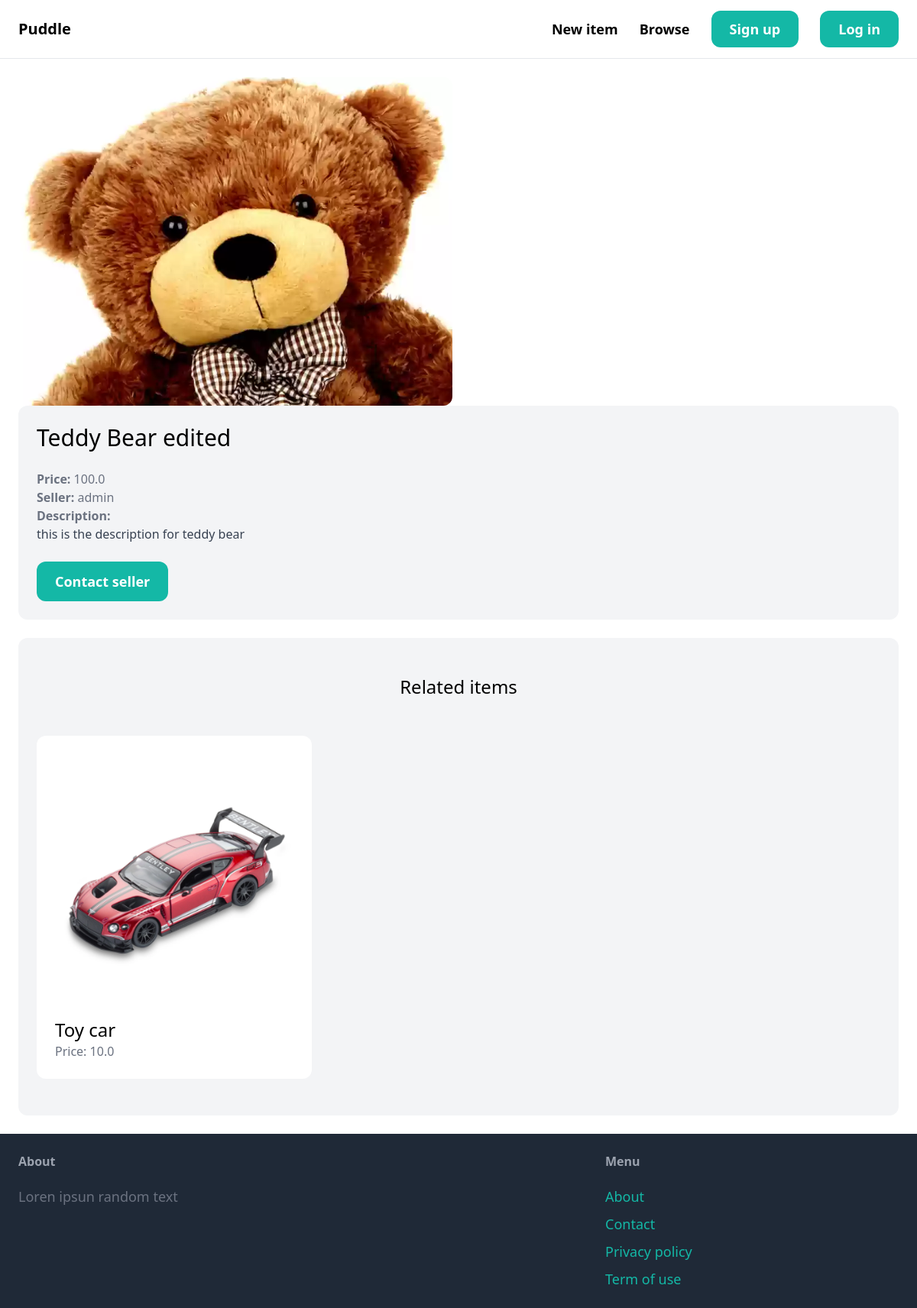
Page /items/1/ on the committed database.
### item/models.py (models this page shows, shortened)
class Item(models.Model):
    category = models.ForeignKey(Category, related_name='items', on_delete=models.CASCADE)
    name = models.CharField(max_length=255)
    description = models.TextField(blank=True, null=True)
    price = models.FloatField()
    image = models.ImageField(upload_to='item_images', blank=True, null=True)
    is_sold = models.BooleanField(default=False)
    created_by = models.ForeignKey(User, related_name='items', on_delete=models.CASCADE)
    created_at = models.DateTimeField(auto_now_add=True)

### item/views.py (the view)
# urls.py: path('<int:pk>/', views.detail, name='detail'),
def detail(request, pk):
    item = get_object_or_404(Item, pk=pk)
    related_items = Item.objects.filter(category=item.category, is_sold=False).exclude(pk=pk)[0:3]
    return render(request, 'item/detail.html',{
        'item': item,
        'related_items': related_items,
    })

### item/templates/item/detail.html (shortened to what this page needs)
{% extends 'core/base.html' %}
{% block content %}
    <div class="grid grid-cols-5 gap-6">
        <div class="col-span-3">
            <img src="{{ item.image.url }}" class="rounded-xl">
        </div>
    </div>
    <div class="col-span-2 p-6 bg-gray-100 rounded-xl">
        <h1 class="mb-6 text-3xl">{{ item.name }}</h1>
        <p class="text-gray-500"><strong>Price: </strong>{{ item.price }}</p>
        <p class="text-gray-500"><strong>Seller: </strong>{{ item.created_by }}</p>
        {% if item.description %}
        <p class="text-gray-700">
            <strong class="text-gray-500">Description:</strong><br>
            {{item.description}}
        </p>
        {% endif %}
        {% if request.user == item.created_by %}
            <div class="mt-6 p-6 bg-white rounded-xl">
                <p>This is your item!</p>
                <a href="{% url 'item:edit' item.id %}" class="include-block mt-6 px-6 py-3 text-lg font-semibold bg-green-500 text-white rounded-xl">Edit</a>
                <a href="{% url 'item:delete' item.id %}" class="include-block mt-6 px-6 py-3 text-lg font-semibold bg-red-500 text-white rounded-xl">Delete</a>
            </div>
        {% else %}
            <a href="{% url 'conversation:new' item.id %}" class="inline-block mt-6 px-6 py-3 text-lg font-semibold bg-teal-500 text-white rounded-xl hover:bg-teal-700">Contact seller</a>
        {% endif %}
        </div>
    <div class="mt-6 px-6 py-12 bg-gray-100 rounded-xl">
        <h2 class="mb-12 text-2xl text-center">Related items</h2>
        <div class="grid grid-cols-3 gap-3">
            {% for item in related_items %}
                <div>
                    <a href="{% url 'item:detail' item.id %}">
                        <div>
                            <img src="{{ item.image.url }}" class="rounded-t-xl">
                        </div>
                        <div class="p-6 bg-white rounded-b-xl">
                            <h2 class="text-2xl">{{ item.name }}</h2>
                            <p class="text-gray-500">Price: {{ item.price }}</p>
                        </div>
                    </a>
                </div>
            {% endfor %}
        </div>
    </div>
{% endblock %}

### rows in the picture
Item: image (picture), name "Teddy Bear edited", price "100.0", created_by "admin", description "this is the description for teddy bear"
Item: image (picture), name "Toy car", price "10.0"
